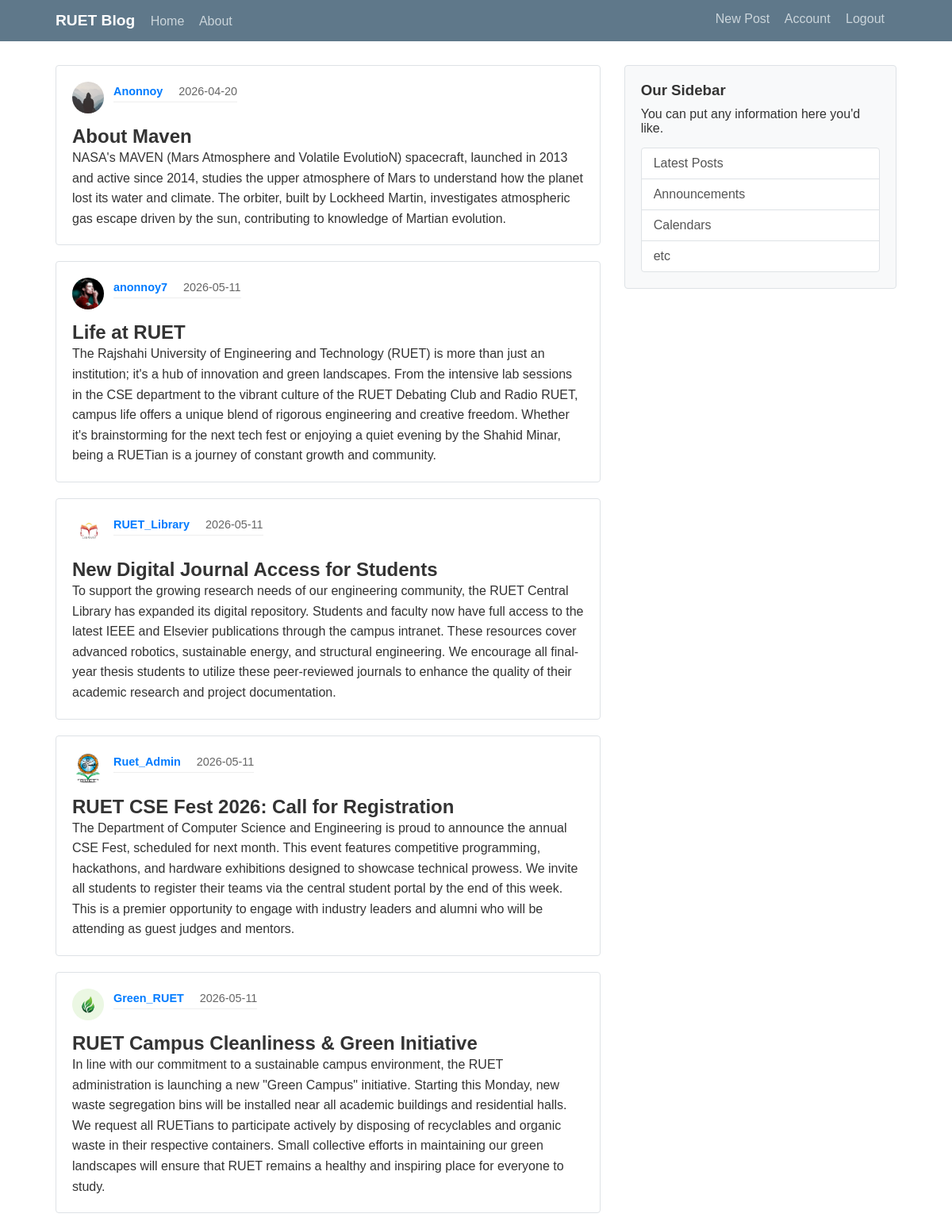
/home (signed in), run on the app's committed database.
### flaskblog/models.py (models this page shows, shortened)
class Post(db.Model):
    id = db.Column(db.Integer, primary_key = True)
    title = db.Column(db.String(100), nullable = False)
    date_posted = db.Column(db.DateTime, nullable = False, default = datetime.utcnow)
    content = db.Column(db.Text, nullable = False)
    user_id = db.Column(db.Integer, db.ForeignKey('user.id'), nullable = False)

class User(db.Model, UserMixin):
    id = db.Column(db.Integer, primary_key = True)
    username = db.Column(db.String(20), unique = True, nullable = False)
    email = db.Column(db.String(120), unique = True, nullable = False)
    image_file = db.Column(db.String(20), nullable = False, default = 'default.jpg')
    password = db.Column(db.String(60), nullable = False)
    posts = db.relationship('Post', backref = 'author', lazy = True)

### flaskblog/routes.py (the view)
@app.route('/')
@app.route('/home')
def home():
    posts = Post.query.all()
    return render_template('home.html', posts=posts)

### flaskblog/models.py (called while the page is built)
@login_manager.user_loader
def load_user(user_id):
    return User.query.get(int(user_id))

### flaskblog/templates/home.html
{% extends "layout.html" %}
{% block content %}
    {% for post in posts %}
        <article class="post-card">
            <div class="post-header">
                <img src="{{url_for('static', filename = 'profile_pics/' + post.author.image_file)}}" class="rounded-circle article-img" alt="">
                <div class="post-metadata">
                    <span class="author">{{post.author.username}}</span>
                    <span class="date">{{post.date_posted.strftime('%Y-%m-%d')}}</span>
                </div>
            </div>
            <h2><a class="post-title no_anchor_style" href="{{url_for('post', post_id = post.id)}}">{{ post.title }}</a></h2>
            <p class="post-content">{{ post.content }}</p>
        </article>
{% endfor %}
{% endblock %}

### flaskblog/static/styles.css (style rules this page uses)
* { box-sizing: border-box; margin: 0; padding: 0; font-family: Arial, sans-serif; }
body { background-color: #ffffff; color: #333; }
.post-card { border: 1px solid #dee2e6; padding: 20px; margin-bottom: 20px; border-radius: 4px; }
.post-metadata { border-bottom: 1px solid #eee; padding-bottom: 5px; margin-bottom: 10px; font-size: 0.85rem; }
.author { color: #007bff; font-weight: bold; margin-right: 10px; }
.date { color: #777; }
.post-header { display: flex; align-items: center; margin-bottom: 15px; }
.article-img.rounded-circle { height: 40px; width: 40px; border-radius: 50%; object-fit: cover; margin-right: 12px; }
.post-metadata { display: flex; gap: 10px; font-size: 0.9rem; }
.author { font-weight: bold; color: #007bff; }
.date { color: #666; }
.post-title { margin-bottom: 10px; font-size: 1.5rem; }
.post-content { line-height: 1.6; color: #333; }
.no_anchor_style { color: inherit; text-decoration: inherit; cursor: pointer; }

### data on the page
Post: image_file (placeholder picture), author.username "Anonnoy", date_posted "2026-04-20", title "About Maven", content "NASA's MAVEN (Mars Atmosphere and Volatile EvolutioN) spacecraft, launched in 2013 and active since 2014, studies the upper atmosphere of Mars to understand how the planet lost its water and climate. The orbiter, built by Lockheed Martin, investigates atmospheric gas escape driven by the sun, contributing to knowledge of Martian evolution."
Post: image_file (picture), author.username "anonnoy7", date_posted "2026-05-11", title "Life at RUET", content "The Rajshahi University of Engineering and Technology (RUET) is more than just an institution; it's a hub of innovation and green landscapes. From the intensive lab sessions in the CSE department to the vibrant culture of the RUET Debating Club and Radio RUET, campus life offers a unique blend of rigorous engineering and creative freedom. Whether it's brainstorming for the next tech fest or enjoying a quiet evening by the Shahid Minar, being a RUETian is a journey of constant growth and community."
Post: image_file (picture), author.username "RUET_Library", date_posted "2026-05-11", title "New Digital Journal Access for Students", content "To support the growing research needs of our engineering community, the RUET Central Library has expanded its digital repository. Students and faculty now have full access to the latest IEEE and Elsevier publications through the campus intranet. These resources cover advanced robotics, sustainable energy, and structural engineering. We encourage all final-year thesis students to utilize these peer-reviewed journals to enhance the quality of their academic research and project documentation."
Post: image_file (picture), author.username "Ruet_Admin", date_posted "2026-05-11", title "RUET CSE Fest 2026: Call for Registration", content "The Department of Computer Science and Engineering is proud to announce the annual CSE Fest, scheduled for next month. This event features competitive programming, hackathons, and hardware exhibitions designed to showcase technical prowess. We invite all students to register their teams via the central student portal by the end of this week. This is a premier opportunity to engage with industry leaders and alumni who will be attending as guest judges and mentors."
Post: image_file (picture), author.username "Green_RUET", date_posted "2026-05-11", title "RUET Campus Cleanliness & Green Initiative", content "In line with our commitment to a sustainable campus environment, the RUET administration is launching a new \"Green Campus\" initiative. Starting this Monday, new waste segregation bins will be installed near all academic buildings and residential halls. We request all RUETians to participate actively by disposing of recyclables and organic waste in their respective containers. Small collective efforts in maintaining our green landscapes will ensure that RUET remains a healthy and inspiring place for everyone to study."
